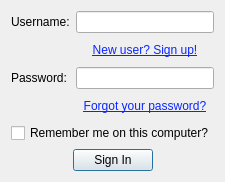
<?xml version="1.0" encoding="UTF-8"?>
<ui version="4.0">
 <class>SignInDialog</class>
 <widget class="QDialog" name="SignInDialog">
  <property name="geometry">
   <rect>
    <x>0</x>
    <y>0</y>
    <width>316</width>
    <height>229</height>
   </rect>
  </property>
  <property name="windowTitle">
   <string>Sign In</string>
  </property>
  <property name="modal">
   <bool>true</bool>
  </property>
  <layout class="QVBoxLayout" name="verticalLayout">
   <property name="sizeConstraint">
    <enum>QLayout::SetFixedSize</enum>
   </property>
   <item>
    <layout class="QGridLayout" name="gridLayout">
     <item row="0" column="0">
      <widget class="QLabel" name="label">
       <property name="text">
        <string>Username:</string>
       </property>
       <property name="buddy">
        <cstring>textFieldUsername</cstring>
       </property>
      </widget>
     </item>
     <item row="0" column="1">
      <widget class="QLineEdit" name="textFieldUsername"/>
     </item>
     <item row="1" column="1">
      <widget class="QPushButton" name="btnSignUp">
       <property name="sizePolicy">
        <sizepolicy hsizetype="Minimum" vsizetype="Minimum">
         <horstretch>0</horstretch>
         <verstretch>0</verstretch>
        </sizepolicy>
       </property>
       <property name="palette">
        <palette>
         <active>
          <colorrole role="Text">
           <brush brushstyle="SolidPattern">
            <color alpha="255">
             <red>0</red>
             <green>0</green>
             <blue>0</blue>
            </color>
           </brush>
          </colorrole>
          <colorrole role="ButtonText">
           <brush brushstyle="SolidPattern">
            <color alpha="255">
             <red>11</red>
             <green>38</green>
             <blue>255</blue>
            </color>
           </brush>
          </colorrole>
         </active>
         <inactive>
          <colorrole role="Text">
           <brush brushstyle="SolidPattern">
            <color alpha="255">
             <red>0</red>
             <green>0</green>
             <blue>0</blue>
            </color>
           </brush>
          </colorrole>
          <colorrole role="ButtonText">
           <brush brushstyle="SolidPattern">
            <color alpha="255">
             <red>11</red>
             <green>38</green>
             <blue>255</blue>
            </color>
           </brush>
          </colorrole>
         </inactive>
         <disabled>
          <colorrole role="Text">
           <brush brushstyle="SolidPattern">
            <color alpha="255">
             <red>69</red>
             <green>69</green>
             <blue>69</blue>
            </color>
           </brush>
          </colorrole>
          <colorrole role="ButtonText">
           <brush brushstyle="SolidPattern">
            <color alpha="255">
             <red>106</red>
             <green>104</green>
             <blue>100</blue>
            </color>
           </brush>
          </colorrole>
         </disabled>
        </palette>
       </property>
       <property name="font">
        <font>
         <underline>true</underline>
        </font>
       </property>
       <property name="cursor">
        <cursorShape>PointingHandCursor</cursorShape>
       </property>
       <property name="mouseTracking">
        <bool>false</bool>
       </property>
       <property name="text">
        <string>New user? Sign up!</string>
       </property>
       <property name="autoDefault">
        <bool>true</bool>
       </property>
       <property name="flat">
        <bool>true</bool>
       </property>
      </widget>
     </item>
     <item row="2" column="0">
      <widget class="QLabel" name="label_2">
       <property name="text">
        <string>Password:</string>
       </property>
       <property name="buddy">
        <cstring>textFieldPassword</cstring>
       </property>
      </widget>
     </item>
     <item row="2" column="1">
      <widget class="QLineEdit" name="textFieldPassword">
       <property name="echoMode">
        <enum>QLineEdit::Password</enum>
       </property>
      </widget>
     </item>
     <item row="3" column="1">
      <widget class="QPushButton" name="btnForgotPassword">
       <property name="sizePolicy">
        <sizepolicy hsizetype="Minimum" vsizetype="Minimum">
         <horstretch>0</horstretch>
         <verstretch>0</verstretch>
        </sizepolicy>
       </property>
       <property name="palette">
        <palette>
         <active>
          <colorrole role="Text">
           <brush brushstyle="SolidPattern">
            <color alpha="255">
             <red>0</red>
             <green>0</green>
             <blue>0</blue>
            </color>
           </brush>
          </colorrole>
          <colorrole role="ButtonText">
           <brush brushstyle="SolidPattern">
            <color alpha="255">
             <red>11</red>
             <green>38</green>
             <blue>255</blue>
            </color>
           </brush>
          </colorrole>
         </active>
         <inactive>
          <colorrole role="Text">
           <brush brushstyle="SolidPattern">
            <color alpha="255">
             <red>0</red>
             <green>0</green>
             <blue>0</blue>
            </color>
           </brush>
          </colorrole>
          <colorrole role="ButtonText">
           <brush brushstyle="SolidPattern">
            <color alpha="255">
             <red>11</red>
             <green>38</green>
             <blue>255</blue>
            </color>
           </brush>
          </colorrole>
         </inactive>
         <disabled>
          <colorrole role="Text">
           <brush brushstyle="SolidPattern">
            <color alpha="255">
             <red>69</red>
             <green>69</green>
             <blue>69</blue>
            </color>
           </brush>
          </colorrole>
          <colorrole role="ButtonText">
           <brush brushstyle="SolidPattern">
            <color alpha="255">
             <red>106</red>
             <green>104</green>
             <blue>100</blue>
            </color>
           </brush>
          </colorrole>
         </disabled>
        </palette>
       </property>
       <property name="font">
        <font>
         <underline>true</underline>
        </font>
       </property>
       <property name="cursor">
        <cursorShape>PointingHandCursor</cursorShape>
       </property>
       <property name="mouseTracking">
        <bool>false</bool>
       </property>
       <property name="text">
        <string>Forgot your password?</string>
       </property>
       <property name="autoDefault">
        <bool>true</bool>
       </property>
       <property name="flat">
        <bool>true</bool>
       </property>
      </widget>
     </item>
    </layout>
   </item>
   <item>
    <widget class="QCheckBox" name="checkboxRememberMe">
     <property name="text">
      <string>Remember me on this computer?</string>
     </property>
    </widget>
   </item>
   <item>
    <layout class="QHBoxLayout" name="horizontalLayout">
     <item>
      <spacer name="horizontalSpacer">
       <property name="orientation">
        <enum>Qt::Horizontal</enum>
       </property>
       <property name="sizeHint" stdset="0">
        <size>
         <width>40</width>
         <height>20</height>
        </size>
       </property>
      </spacer>
     </item>
     <item>
      <widget class="QPushButton" name="btnSignIn">
       <property name="text">
        <string>Sign In</string>
       </property>
       <property name="default">
        <bool>true</bool>
       </property>
      </widget>
     </item>
     <item>
      <spacer name="horizontalSpacer_2">
       <property name="orientation">
        <enum>Qt::Horizontal</enum>
       </property>
       <property name="sizeHint" stdset="0">
        <size>
         <width>40</width>
         <height>20</height>
        </size>
       </property>
      </spacer>
     </item>
    </layout>
   </item>
  </layout>
 </widget>
 <tabstops>
  <tabstop>textFieldUsername</tabstop>
  <tabstop>btnSignUp</tabstop>
  <tabstop>textFieldPassword</tabstop>
  <tabstop>btnForgotPassword</tabstop>
  <tabstop>checkboxRememberMe</tabstop>
  <tabstop>btnSignIn</tabstop>
 </tabstops>
 <resources/>
 <connections/>
</ui>
